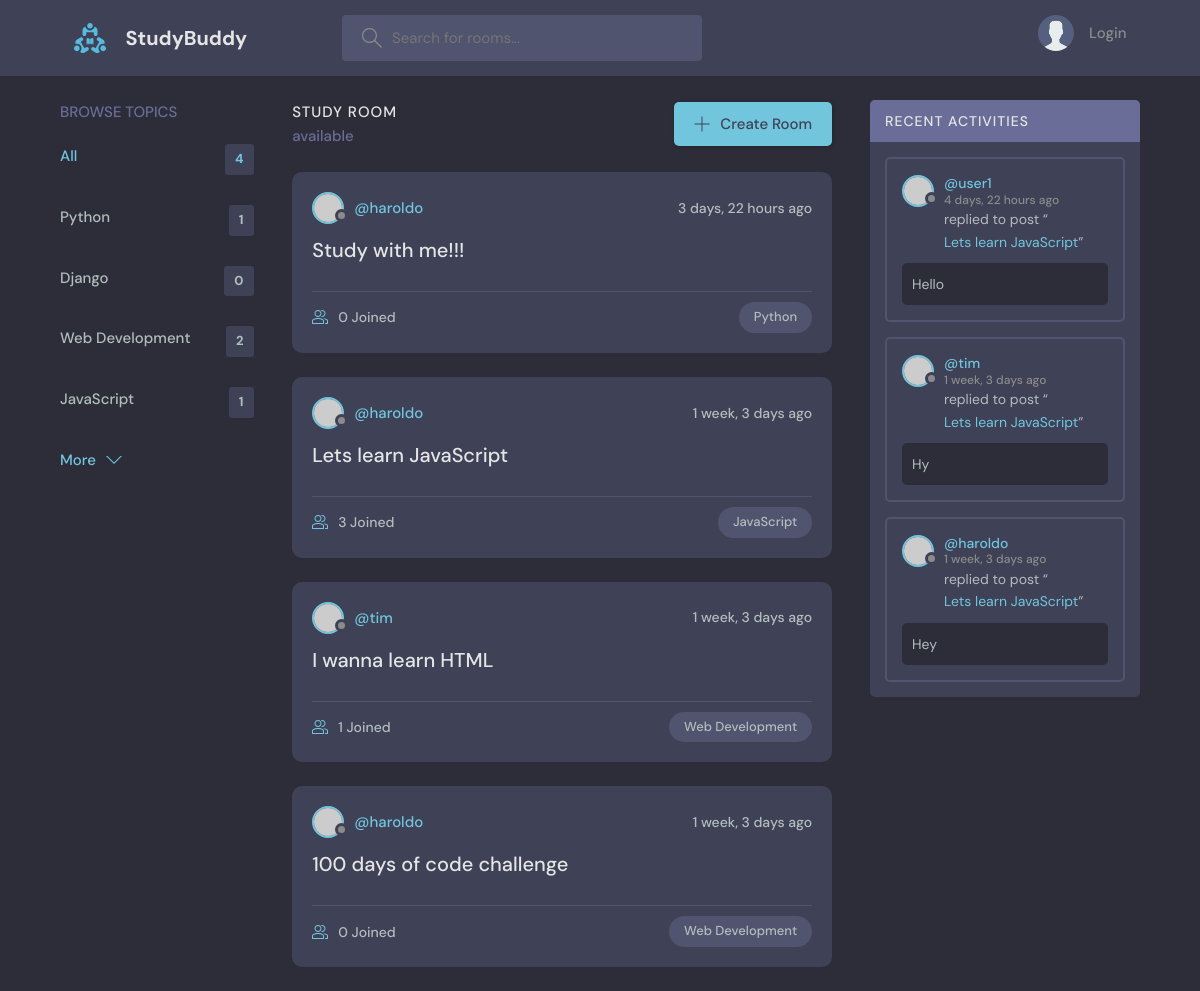
/, run on an earlier commit of the app's database.
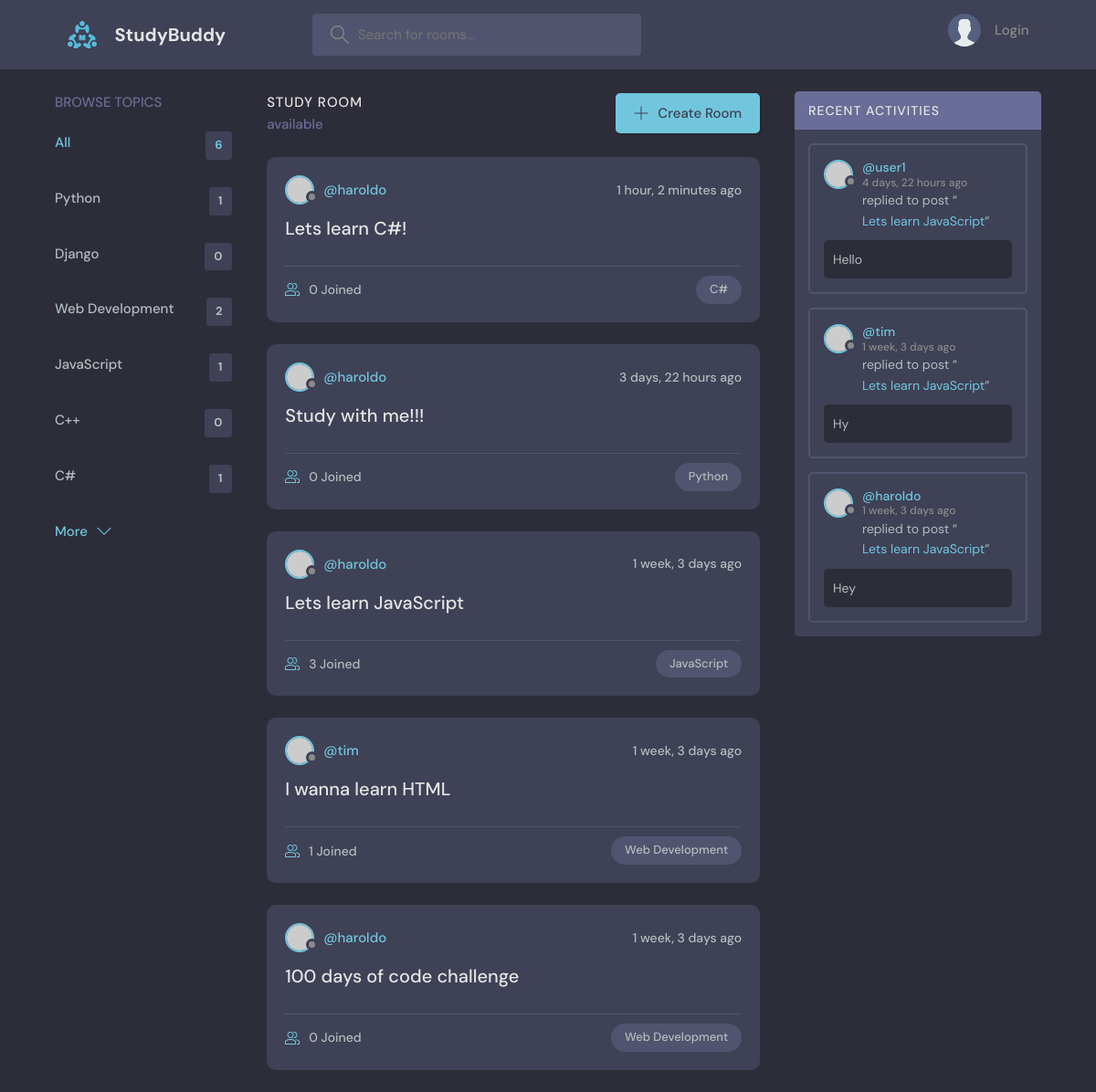
And on a later commit of the database.
### base/models.py (models this page shows, shortened)
class Topic(models.Model):
    name = models.CharField(max_length=200)

class Room(models.Model):
    host = models.ForeignKey(User, on_delete=models.SET_NULL, null=True)
    topic = models.ForeignKey(Topic, on_delete=models.SET_NULL, null=True)
    name = models.CharField(max_length=200)
    description = models.TextField(null=True, blank=True)
    participants = models.ManyToManyField(
        User, related_name='participants', blank=True
    )
    updated = models.DateTimeField(auto_now=True)
    created = models.DateTimeField(auto_now_add=True)
    class Meta:
        ordering = ['-updated', '-created']
    def __str__(self):
        return self.name

class Message(models.Model):
    user = models.ForeignKey(User, on_delete=models.CASCADE)
    room = models.ForeignKey(Room, on_delete=models.CASCADE)
    body = models.TextField()
    updated = models.DateTimeField(auto_now=True)
    created = models.DateTimeField(auto_now_add=True)
    class Meta:
        ordering = ['-updated', '-created']

### base/views.py (the view)
# urls.py: path('', views.home, name='home'),
def home(request):
    query = request.GET.get('q', '')
    rooms = Room.objects.filter(
        Q(topic__name__icontains=query)
        | Q(name__icontains=query)
        | Q(description__icontains=query)
    )
    topics = Topic.objects.all()
    room_count = rooms.count()
    room_messages = Message.objects.filter(
        Q(room__topic__name__icontains=query)
    )
    context = {
        'rooms': rooms,
        'topics': topics,
        'room_count': room_count,
        'room_messages': room_messages,
    }
    return render(request, 'base/home.html', context)

### base/templates/base/home.html (shortened to what this page needs)
{% extends "main.html" %}
{% block content %}
<main class="layout layout--3">
  <div class="container">
    {% include "base/topics_component.html" %}
    <div class="roomList">
      <div class="roomList__header">
        <div>
          <h2>Study Room</h2>
          <p>{{rooms_count}}
            available</p>
        </div>
        <a class="btn btn--main" href="{% url 'create-room' %}">
          <svg version="1.1" xmlns="http://www.w3.org/2000/svg" width="32"
            height="32" viewbox="0 0 32 32">
            <title>add</title>
            <path
              d="M16.943 0.943h-1.885v14.115h-14.115v1.885h14.115v14.115h1.885v-14.115h14.115v-1.885h-14.115v-14.115z">
            </path>
          </svg>
          Create Room
        </a>
      </div>
      {% include "base/feed_component.html" %}
    </div>
    {% include "base/activity_component.html" %}
  </div>
</main>
{% endblock content %}

### base/templates/base/topics_component.html
<div class="topics">
  <div class="topics__header">
    <h2>Browse Topics</h2>
  </div>
  <ul class="topics__list">
    <li>
      <a href="{% url 'home' %}" class="active">
        All
        <span>{{topics.count}}</span>
      </a>
    </li>
    {% for topic in topics %}
    <li>
      <a href="{% url 'home' %}?q={{topic.name}}">{{topic.name}}
        <span>{{topic.room_set.all.count}}</span>
      </a>
    </li>
    {% endfor %}
  </ul>
  <a class="btn btn--link" href="topics.html">
    More
    <svg version="1.1" xmlns="http://www.w3.org/2000/svg" width="32"
      height="32" viewbox="0 0 32 32">
      <title>chevron-down</title>
      <path d="M16 21l-13-13h-3l16 16 16-16h-3l-13 13z"></path>
    </svg>
  </a>
</div>

### base/templates/base/feed_component.html (shortened to what this page needs)
{% for room in rooms %}
<div class="roomListRoom">
  <div class="roomListRoom__header">
    <a href="{% url 'user-profile' room.host.id %}" class="roomListRoom__author">
      <div class="avatar avatar--small">
        <img src="https://randomuser.me/api/portraits/women/11.jpg" />
      </div>
      <span>@{{room.host.username}}</span>
    </a>
    <div class="roomListRoom__actions">
      <span>{{room.created|timesince}} ago</span>
    </div>
  </div>
  <div class="roomListRoom__content">
    <a href="{% url 'room' room.id %}">{{room.name}}</a>
  </div>
  <div class="roomListRoom__meta">
    <a href="{% url 'room' room.id %}" class="roomListRoom__joined">
      {{room.participants.all.count}} Joined
    </a>
    <p class="roomListRoom__topic">{{room.topic.name}}</p>
  </div>
</div>
{% endfor %}

### base/templates/base/activity_component.html (shortened to what this page needs)
<div class="activities">
  <div class="activities__header">
    <h2>Recent Activities</h2>
  </div>
  {% for message in room_messages %}
  <div class="activities__box">
    <div class="activities__boxHeader roomListRoom__header">
      <a href="{% url 'user-profile' message.user.id %}"
        class="roomListRoom__author">
        <div class="avatar avatar--small">
          <img src="https://randomuser.me/api/portraits/women/11.jpg" />
        </div>
        <p>
          @{{message.user}}
          <span>
            {{message.created|timesince}}
            ago
          </span>
        </p>
      </a>
    </div>
    <div class="activities__boxContent">
      <p>
        replied to post “<a
          href="{% url 'room' message.room.id %}">{{message.room}}</a>”
      </p>
      <div class="activities__boxRoomContent">
        {{message.body}}
      </div>
    </div>
  </div>
  {% endfor %}
</div>

What changed in the data, as far as the page shows it:
added Topic: name "C++", room_set.all.count "0"
added Topic: name "C#", room_set.all.count "1"
added Room: host.username "haroldo", created "1 hour, 2 minutes", name "Lets learn C#!", participants.all.count "0", topic.name "C#"
Also different on the page:
{{ topics.count }}: "4" → "6"
